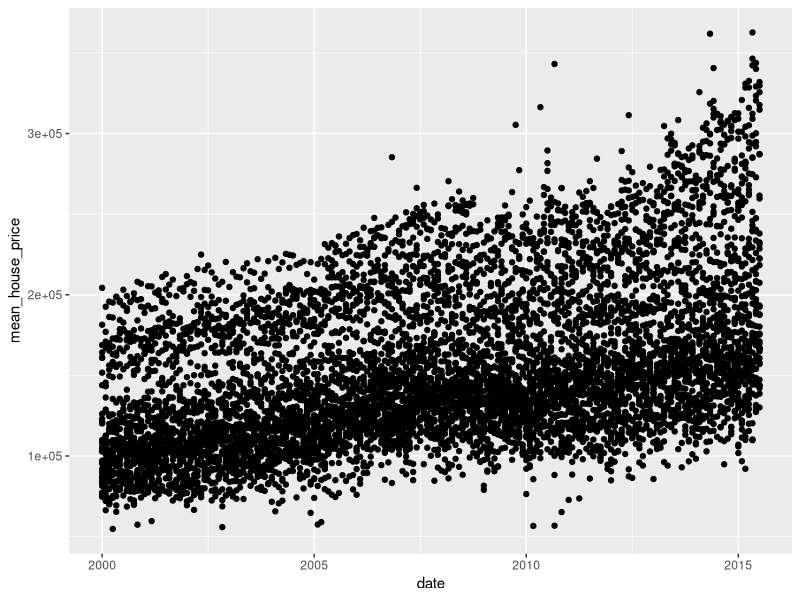
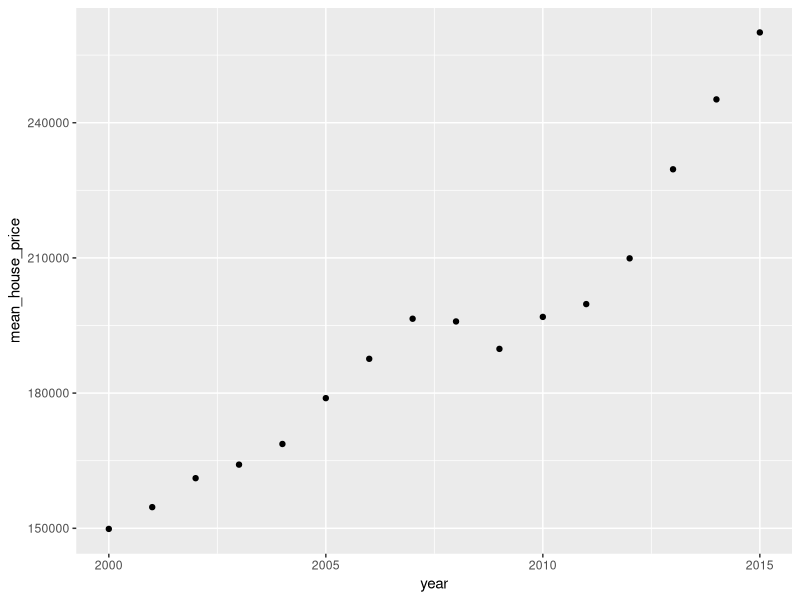
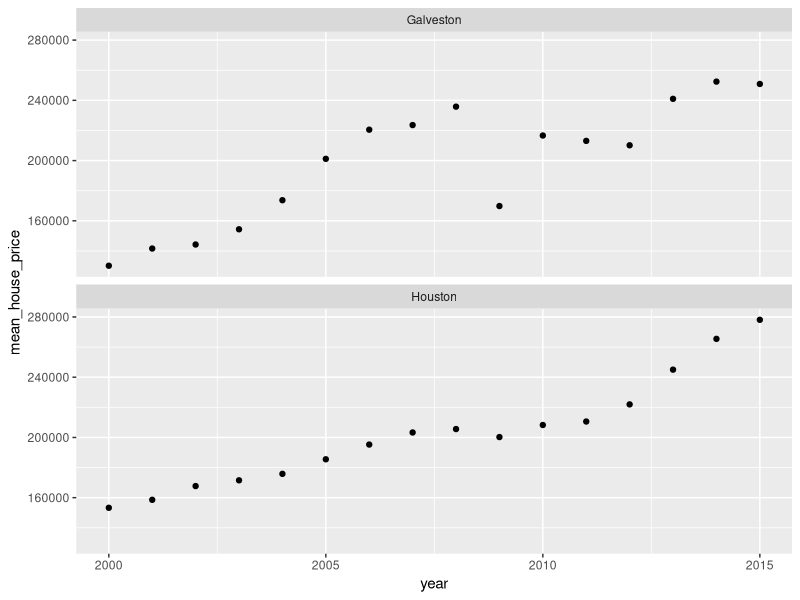

Recreate these plots in R, in order.
## ---- chunk 1
library(tidyverse)
library(readxl)
## ---- chunk 2
texas_housing_data <- get("txhousing") # txhousing is in tidyverse

head(texas_housing_data)
## ---- chunk 3
fed_data <-
  read_xlsx("../data/SCE-Public-LM-Quarterly-Microdata.xlsx")
head(fed_data)
## ---- chunk 4
fed_data <- 
  read_xlsx("../data/SCE-Public-LM-Quarterly-Microdata.xlsx", 
            sheet = "Data 2013", 
            skip = 1)
head(fed_data)
## ---- chunk 5
dim(fed_data) 
## ---- chunk 6
names(fed_data)
## ---- chunk 7
select(texas_housing_data, city, date, sales, listings)
## ---- chunk 8
select(texas_housing_data, -c(city, date, sales, listings))
## ---- chunk 9
select(texas_housing_data, city, date, sales, listings, everything())
## ---- chunk 10
dim(fed_data)
# say you're only interested in question L18.
slim_fed_data <- select(fed_data, userid, weight, starts_with("L18"))
dim(slim_fed_data)
## ---- chunk 11
# say you're only interested in question L18.
names(slim_fed_data)
## ---- chunk 12
mutate(texas_housing_data, mean_house_price = volume / sales)
## ---- chunk 13
texas_housing_data_w_mean <- 
  mutate(texas_housing_data, mean_house_price = volume / sales)

select(texas_housing_data_w_mean, 
       city, date, mean_house_price, median)
## ---- chunk 14
texas_housing_data %>%
  mutate(mean_house_price = volume / sales) %>%
  select(city, date, mean_house_price, median)
## ---- chunk 15
mutant_data <- texas_housing_data %>%
  mutate(mean_house_price = volume / sales,)
## ---- chunk 16
mutant_data %>% 
  ggplot(aes(x = date, y = mean_house_price)) + geom_point()
## ---- chunk 17
summary_data <- 
texas_housing_data %>%
  summarize(total_sales = sum(sales, na.rm = TRUE),
            total_volume = sum(volume, na.rm = TRUE),
            mean_house_price = total_volume / total_sales)
## ---- chunk 18
summary_data
## ---- chunk 19
annual_housing_prices <- texas_housing_data %>%
  group_by(year) %>%
  summarize(total_sales = sum(sales, na.rm = TRUE),
            total_volume = sum(volume, na.rm = TRUE),
            mean_house_price = total_volume / total_sales)
## ---- chunk 20
annual_housing_prices %>% 
  ggplot(aes(x = year, y = mean_house_price)) + geom_point()
## ---- chunk 21
texas_housing_data %>%
  group_by(city, year) %>%
  summarize(total_sales = sum(sales, na.rm = TRUE),
            total_volume = sum(volume, na.rm = TRUE),
            mean_house_price = total_volume / total_sales)
## ---- chunk 22
texas_housing_data %>%
  group_by(city, year) %>%
  summarize(total_sales = sum(sales, na.rm = TRUE),
            total_volume = sum(volume, na.rm = TRUE),
            mean_house_price = total_volume / total_sales) %>% 
  filter(city %in% c("Houston",  "Galveston")) %>%
  ggplot(aes(x = year, y = mean_house_price)) + 
  geom_point() + 
  facet_wrap(facets = "city", nrow = 2)
## ---- chunk 23
texas_housing_data %>%
  arrange(year)
## ---- chunk 24
texas_housing_data %>%
  arrange(desc(year))
## ---- chunk 25
texas_housing_data %>%
  filter(year == 2013)
## ---- chunk 26
texas_housing_data %>%
  filter(year == 2013, city == "Houston")
## ---- chunk 27
outcome_of_t_test <- t.test(c(1,2,3,4), c(3,4,4,4))
outcome_of_t_test$statistic
## ---- chunk 28
letters <- c("a", "b", "c", "d", "e")
letters[3]
letters[c(1,5)]
